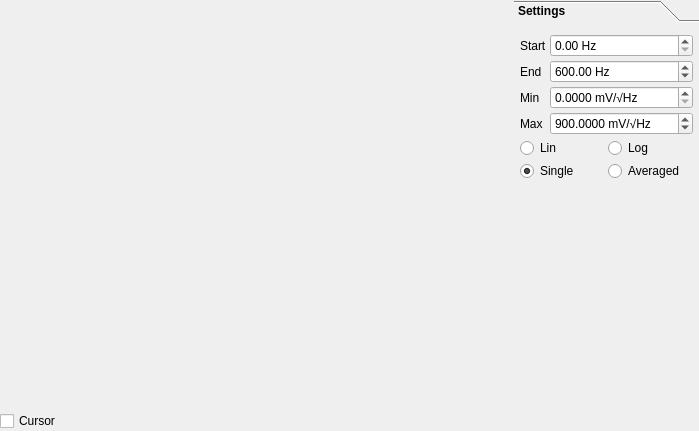
<?xml version="1.0" encoding="UTF-8"?>
<ui version="4.0">
 <class>FFTPlot</class>
 <widget class="QWidget" name="FFTPlot">
  <property name="geometry">
   <rect>
    <x>0</x>
    <y>0</y>
    <width>699</width>
    <height>431</height>
   </rect>
  </property>
  <property name="windowTitle">
   <string>Form</string>
  </property>
  <layout class="QGridLayout" name="gridLayout" columnstretch="20,0">
   <property name="leftMargin">
    <number>0</number>
   </property>
   <property name="topMargin">
    <number>0</number>
   </property>
   <property name="rightMargin">
    <number>0</number>
   </property>
   <property name="bottomMargin">
    <number>0</number>
   </property>
   <item row="0" column="0">
    <widget class="Plot::MyQCustomPlot" name="plot" native="true">
     <property name="sizePolicy">
      <sizepolicy hsizetype="Expanding" vsizetype="Expanding">
       <horstretch>0</horstretch>
       <verstretch>0</verstretch>
      </sizepolicy>
     </property>
    </widget>
   </item>
   <item row="1" column="0">
    <layout class="QHBoxLayout" name="cursorLayout">
     <item>
      <widget class="QCheckBox" name="cursorCheckBox">
       <property name="text"><string>Cursor</string></property>
       <property name="toolTip"><string>Show coordinates at the mouse pointer</string></property>
      </widget>
     </item>
     <item>
      <widget class="QLabel" name="cursorCoordinates">
       <property name="sizePolicy">
        <sizepolicy hsizetype="Ignored" vsizetype="Preferred">
         <horstretch>1</horstretch><verstretch>0</verstretch>
        </sizepolicy>
       </property>
       <property name="text"><string/></property>
      </widget>
     </item>
    </layout>
   </item>
   <item row="0" column="1">
    <widget class="QToolBox" name="toolBox">
     <property name="font">
      <font>
       <bold>true</bold>
      </font>
     </property>
     <property name="currentIndex">
      <number>0</number>
     </property>
     <widget class="QWidget" name="page_2">
      <property name="geometry">
       <rect>
        <x>0</x>
        <y>0</y>
        <width>183</width>
        <height>401</height>
       </rect>
      </property>
      <property name="font">
       <font>
        <bold>false</bold>
       </font>
      </property>
      <attribute name="label">
       <string>Settings</string>
      </attribute>
      <layout class="QGridLayout" name="gridLayout_2">
       <property name="leftMargin">
        <number>6</number>
       </property>
       <property name="topMargin">
        <number>6</number>
       </property>
       <property name="rightMargin">
        <number>6</number>
       </property>
       <property name="bottomMargin">
        <number>6</number>
       </property>
       <property name="spacing">
        <number>3</number>
       </property>
       <item row="3" column="0">
        <widget class="QLabel" name="label_70">
         <property name="text">
          <string>Min</string>
         </property>
        </widget>
       </item>
       <item row="4" column="0">
        <widget class="QLabel" name="label_77">
         <property name="text">
          <string>Max</string>
         </property>
        </widget>
       </item>
       <item row="0" column="1">
        <widget class="QDoubleSpinBox" name="doubleSpinBox_start">
         <property name="suffix">
          <string> Hz</string>
         </property>
         <property name="decimals">
          <number>2</number>
         </property>
         <property name="maximum">
          <double>1000000.000000000000000</double>
         </property>
        </widget>
       </item>
       <item row="0" column="0">
        <widget class="QLabel" name="label_47">
         <property name="text">
          <string>Start</string>
         </property>
        </widget>
       </item>
       <item row="6" column="0" colspan="2">
        <layout class="QHBoxLayout" name="horizontalLayout_2">
         <item>
          <widget class="QRadioButton" name="radioButton_linScale">
           <property name="text">
            <string>Lin</string>
           </property>
           <property name="checked">
            <bool>true</bool>
           </property>
          </widget>
         </item>
         <item>
          <widget class="QRadioButton" name="radioButton_logScale">
           <property name="text">
            <string>Log</string>
           </property>
          </widget>
         </item>
        </layout>
       </item>
       <item row="9" column="0" colspan="2">
        <layout class="QHBoxLayout" name="horizontalLayout_3">
         <property name="leftMargin">
          <number>0</number>
         </property>
         <property name="topMargin">
          <number>0</number>
         </property>
         <property name="rightMargin">
          <number>0</number>
         </property>
         <property name="bottomMargin">
          <number>0</number>
         </property>
        </layout>
       </item>
       <item row="7" column="0" colspan="2">
        <layout class="QHBoxLayout" name="horizontalLayout_4">
         <property name="spacing">
          <number>5</number>
         </property>
         <property name="leftMargin">
          <number>0</number>
         </property>
         <property name="topMargin">
          <number>0</number>
         </property>
         <property name="rightMargin">
          <number>0</number>
         </property>
         <property name="bottomMargin">
          <number>0</number>
         </property>
        </layout>
       </item>
       <item row="4" column="1">
        <widget class="QDoubleSpinBox" name="doubleSpinBox_max">
         <property name="suffix">
          <string> mV/√Hz</string>
         </property>
         <property name="decimals">
          <number>4</number>
         </property>
         <property name="maximum">
          <double>1000000.000000000000000</double>
         </property>
         <property name="value">
          <double>900.000000000000000</double>
         </property>
        </widget>
       </item>
       <item row="10" column="0">
        <spacer name="verticalSpacer_4">
         <property name="orientation">
          <enum>Qt::Vertical</enum>
         </property>
         <property name="sizeHint" stdset="0">
          <size>
           <width>0</width>
           <height>0</height>
          </size>
         </property>
        </spacer>
       </item>
       <item row="3" column="1">
        <widget class="QDoubleSpinBox" name="doubleSpinBox_min">
         <property name="suffix">
          <string> mV/√Hz</string>
         </property>
         <property name="decimals">
          <number>4</number>
         </property>
         <property name="minimum">
          <double>0.000000000000000</double>
         </property>
         <property name="maximum">
          <double>1000000.000000000000000</double>
         </property>
         <property name="value">
          <double>0.000000000000000</double>
         </property>
        </widget>
       </item>
       <item row="2" column="0">
        <widget class="QLabel" name="label_69">
         <property name="text">
          <string>End</string>
         </property>
        </widget>
       </item>
       <item row="2" column="1">
        <widget class="QDoubleSpinBox" name="doubleSpinBox_end">
         <property name="suffix">
          <string> Hz</string>
         </property>
         <property name="decimals">
          <number>2</number>
         </property>
         <property name="maximum">
          <double>1000000.000000000000000</double>
         </property>
         <property name="value">
          <double>600.000000000000000</double>
         </property>
        </widget>
       </item>
       <item row="8" column="0" colspan="2">
        <layout class="QHBoxLayout" name="horizontalLayout_5">
         <item>
          <widget class="QRadioButton" name="radioButton_singleScan">
           <property name="text">
            <string>Single</string>
           </property>
           <property name="checked">
            <bool>true</bool>
           </property>
          </widget>
         </item>
         <item>
          <widget class="QRadioButton" name="radioButton_average">
           <property name="text">
            <string>Averaged</string>
           </property>
          </widget>
         </item>
        </layout>
       </item>
      </layout>
     </widget>
    </widget>
   </item>
  </layout>
 </widget>
 <customwidgets>
  <customwidget>
   <class>Plot::MyQCustomPlot</class>
   <extends>QWidget</extends>
   <header>plots/myqcustomplot.h</header>
  </customwidget>
 </customwidgets>
 <tabstops>
  <tabstop>doubleSpinBox_start</tabstop>
  <tabstop>doubleSpinBox_end</tabstop>
  <tabstop>doubleSpinBox_min</tabstop>
  <tabstop>doubleSpinBox_max</tabstop>
  <tabstop>radioButton_linScale</tabstop>
  <tabstop>radioButton_logScale</tabstop>
  <tabstop>radioButton_singleScan</tabstop>
  <tabstop>radioButton_average</tabstop>
 </tabstops>
 <resources/>
 <connections/>
</ui>
